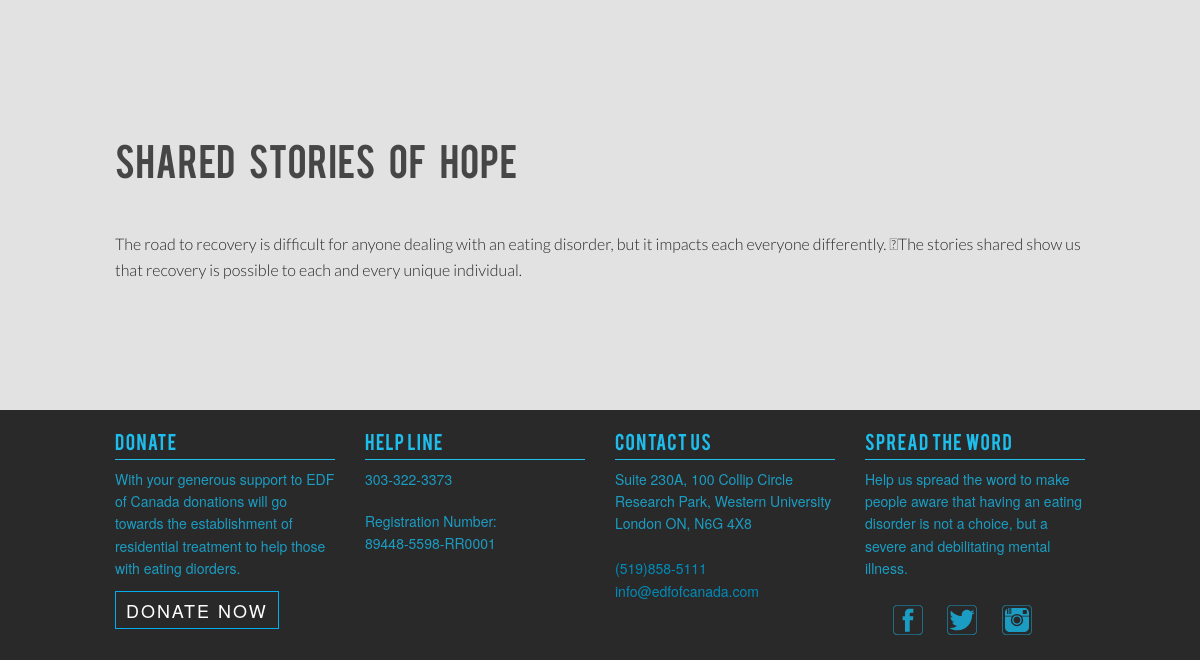
The app's page /connected.php (lower part), older data.
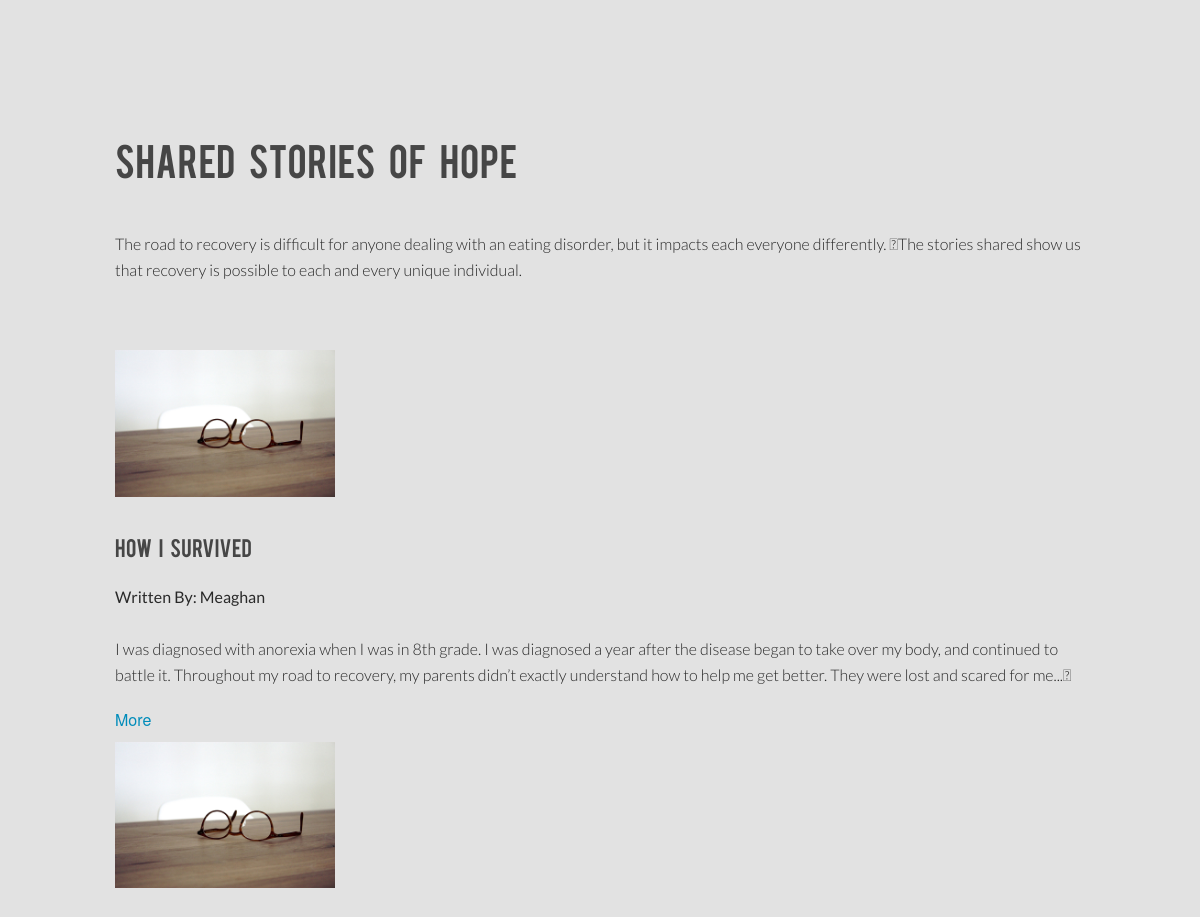
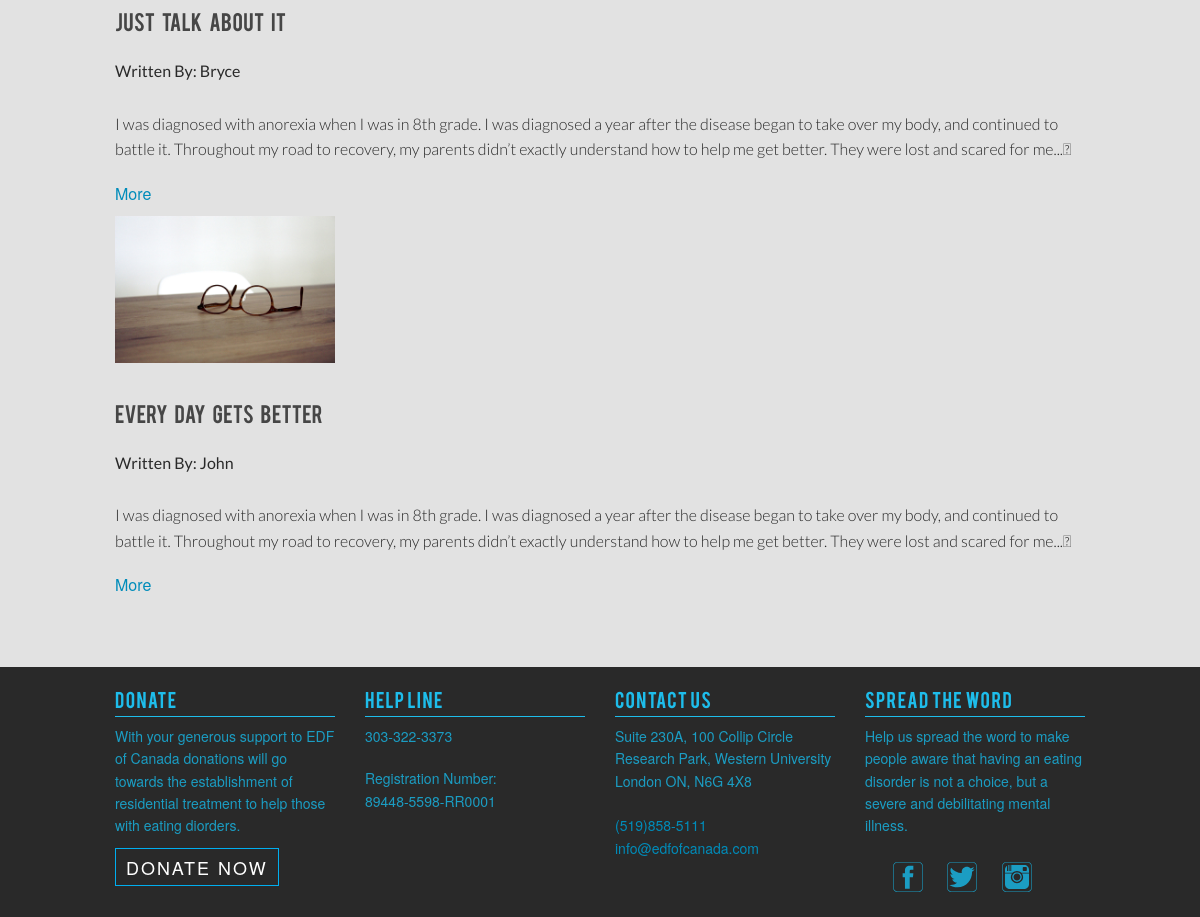
The same page, newer data (2 pictures, top to bottom).
### tables this page shows
CREATE TABLE IF NOT EXISTS tbl_stories (
  stories_id mediumint(5) unsigned NOT NULL AUTO_INCREMENT,
  stories_image varchar(100) NOT NULL,
  stories_title varchar(100) NOT NULL,
  stories_name varchar(50) NOT NULL,
  stories_story text NOT NULL,
  PRIMARY KEY (stories_id)
);

### admin/includes/read.php (called while the page is built, shortened)
<?php
	function getAllStories($tblS) {
		include('connect.php');
		$storiesquery = "SELECT * FROM {$tblS}";
		$storyRun = mysqli_query($link, $storiesquery);
		if($storyRun){
			return $storyRun;
		}else{
			$error = "there was an error gathering data";
			return $error;
		}
	}
?>

### connected.php (the view, shortened to what this page needs)
<?php
	$tblS = "tbl_stories";
	$getStories = getAllStories($tblS);
?>
<!doctype html>
<html>
<head>
<link href="css/main.css" rel="stylesheet" type="text/css" media="screen">
<link rel="stylesheet" href="css/foundation.css" />
</head>
<body>
<div class="ourResearchBg">
	<section class="row shareStory">
	</section>
</div>
<div class="creamBg">
	<section class="shareStory">
	<div class="row">
		<h2 class="small-12 large-12 columns">Shared Stories of Hope</h2><br>
		<div class="small-12 large-12 columns">
			<p>The road to recovery is difficult for anyone dealing with an eating disorder, but it impacts each everyone differently. The stories shared show us that recovery is possible to each and every unique individual.</p><br><br>
		</div>
		</div>
	<div class="stories">
		<?php
			if(!is_string($getStories)){
				while($row = mysqli_fetch_array($getStories)){
					echo
					"<div class=\"row\">
					<img src=\"images/{$row['stories_image']}\" class=\"small-12 large-3 end columns\" alt=\"{$row['stories_name']}\">
					</div>
					<div class=\"row\">
					<h2 class=\"small-12 large-12 columns\">{$row['stories_title']}</h2>
					<h3 class=\"small-12 large-12 columns\">Written By: {$row['stories_name']}</h3>
					<p class=\"small-12 large-12 columns\">{$row['stories_story']}</p>
					<a class=\"small-12 large-12 columns\" href=\"#\">More</a>
					</div>";
				}
			}else{
				echo "<p>{$getStories}</p>";
			}
		 ?>
	</div>
	</section>
</div>
</body>
</html>

### css/main.css (style rules this page uses)
html { background-color: #e2e2e2; }
.navButton { line-height: 10px; padding: 5px 10px 5px 10px; opacity: 1; font-size: 18px; font-weight: 400; letter-spacing: 2px; color: #fff; border: 1px solid #00aeef; }
footer { background-color: #292929; }
.footerSection { padding-top: 20px; height: 250px; }
.footerSection ul li { list-style-type: none; display: block; padding: 0 10px 0 10px; margin-top: 5px; font-size: 16px; font-family: 'Lato', sans-serif; color: #1b9dc3; }
.footerSection p { color: #1b9dc3; font-size: 14px; font-weight:200; }
.footerSection ul li a { color: #1b9dc3; font-weight:100; }
.footerSection img { width: 30px; }
.footerSection h5 { font-family: 'bebasregular',sans-serif; text-align: left; color: #1ebdeb; letter-spacing: 1px; font-weight:100; border-bottom:.5px solid ; }
.footerSocial ul li { display: inline-block; }
.shareStory h2 { font-family: 'bebasregular', serif; color: #464646; font-weight: 100; margin-top: 40px; word-spacing: 10px; padding-bottom: 10px; }
.shareStory h3 { font-family: 'Lato', sans-serif; color: #292929; font-weight: 400; }
.shareStory p { font-family: 'Lato', sans-serif; color: #292929; padding-top: 20px; font-weight: 300; }
.shareStory { padding-top: 60px; padding-bottom: 60px; }
.stories h2 { font-size: 20px; word-spacing: 5px; }
.stories h3 { font-size: 16px; }
.stories a { padding-bottom: 10px; }

Row changes from the older to the newer data that the page shows:
added tbl_stories: stories_image (picture), stories_title "How I survived", stories_name "Meaghan", stories_story "I was diagnosed with anorexia when I was in 8th grade. I was diagnosed a year after the disease began to take over my body, and continued to battle it. Throughout my road to recovery, my parents didn’t exactly understand how to help me get better. They were lost and scared for me...\u0003"
added tbl_stories: stories_image (picture), stories_title "Just Talk About It", stories_name "Bryce", stories_story "I was diagnosed with anorexia when I was in 8th grade. I was diagnosed a year after the disease began to take over my body, and continued to battle it. Throughout my road to recovery, my parents didn’t exactly understand how to help me get better. They were lost and scared for me...\u0003"
added tbl_stories: stories_image (picture), stories_title "Every Day Gets Better", stories_name "John", stories_story "I was diagnosed with anorexia when I was in 8th grade. I was diagnosed a year after the disease began to take over my body, and continued to battle it. Throughout my road to recovery, my parents didn’t exactly understand how to help me get better. They were lost and scared for me...\u0003"
